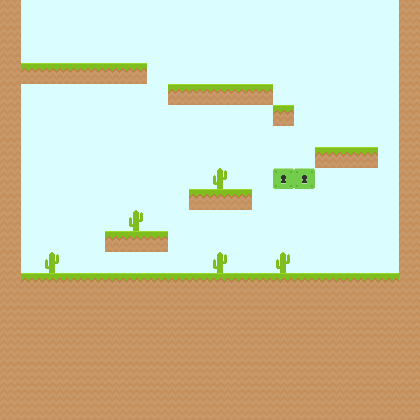

This game map was drawn from its Tiled (.tmx) file and the tilesets committed beside it. A one-line description and the trimmed map source follow:
An orthogonal 20x20 tile map with 21x21 px tiles, 3 tile layers (background1, background2, collision), 2 tilesets and 9 objects.

<map version="1.0" orientation="orthogonal" renderorder="right-down" width="20" height="20" tilewidth="21" tileheight="21" nextobjectid="10">
 <tileset firstgid="1" name="spritesheet" tilewidth="21" tileheight="21" spacing="2" tilecount="900" columns="30">
  <image source="../images/spritesheet.png" width="692" height="692" />
  <tile id="19">
   <properties>
    <property name="Class" value="Player" />
   </properties>
  </tile>
  <tile id="445">
   <properties>
    <property name="Class" value="GroundEnemy" />
   </properties>
  </tile>
 </tileset>
 <tileset firstgid="901" name="sprites" tilewidth="21" tileheight="21" spacing="2" tilecount="8" columns="8">
  <image source="../images/sprites.png" width="183" height="25" />
  <tile id="3">
   <properties>
    <property name="Class" value="QuestionBox" />
   </properties>
  </tile>
 </tileset>
 <layer name="background1" width="20" height="20">
  <properties>
   <property name="boundingBox" value="true" />
   <property name="type" value="0" />
  </properties>
  <data>[400 cells, 400 non-empty, 1 distinct tile ids]</data>
 </layer>
 <layer name="background2" width="20" height="20">
  <properties>
   <property name="type" value="0" />
  </properties>
  <data>[400 cells, 5 non-empty, 1 distinct tile ids]</data>
 </layer>
 <layer name="collision" width="20" height="20">
  <properties>
   <property name="collision" value="true" />
  </properties>
  <data>[400 cells, 189 non-empty, 3 distinct tile ids]</data>
 </layer>
 <objectgroup name="Object Layer 1">
  <object id="1" gid="20" x="197" y="183" width="21" height="21" />
  <object id="2" gid="446" x="315" y="147" width="21" height="21" />
  <object id="3" gid="446" x="210" y="63" width="21" height="21" />
  <object id="4" gid="446" x="63" y="42" width="21" height="21" />
  <object id="5" gid="446" x="357" y="252" width="21" height="21" />
  <object id="6" gid="446" x="336" y="252" width="21" height="21" />
  <object id="7" gid="446" x="42" y="252" width="21" height="21" />
  <object id="8" gid="904" x="231" y="147" width="21" height="21" />
  <object id="9" gid="904" x="126" y="42" width="21" height="21" />
 </objectgroup>
</map>
